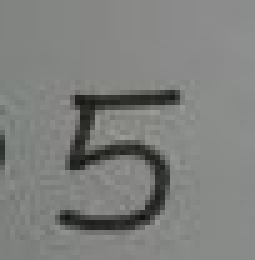
#> input picture Python/CODE/download2.jpg, 51 x 52 px (shown 5 times larger)
$ python Mini_prj03.py
#> lines starting #> are read from the running program, lines starting #| are printed output that depends on the picture
import cv2      # thư viện xử lý ảnh
from PIL import Image      #thư viện hỗ trợ xử lý ảnh PILLOW hỗ trợ nhiều dạng ảnh
import numpy as np          #thư viện toán học

#khia báo đường dẫn file
filehinh=r'download2.jpg'
img=cv2.imread(filehinh,cv2.IMREAD_COLOR)
#> img is the input picture: shape (52, 51, 3); mean B, G, R 125.3, 127.9, 126.6

#đọc ảnh màu dùng thư viện PIL. Ảnh PIL này ta sẽ dùng để
# thực hiện  các tác vụ xử lý  và tính toán  thay vì dùng OpenCV
imgPIL= Image.open(filehinh)
 #tạo 1 ảnh có cùng kích thước  và mode  với ảnh imgPIL
 #ảnh này dùng để chứa  kết quả  chuyển đổi RGB sang grayscale
average =  Image.new(imgPIL.mode,imgPIL.size)
#> average: PIL image 51x52 RGB; every value is 0
# lấy kích thước của ảnh từ imgPIL
width=average.size[0]
#> width = 51
height=average.size[1]
#> height = 52
#đọc điểm ảnh dùng 2 vòng for để đọc tát cả các điểm ảnh
for x in range(width):
    for y in range(height):
        #lấy giá trị điểm ảnh tại (x,y)
        R,G,B=imgPIL.getpixel((x,y))
        #chuyển màu RGB thàng Gray bằng công thức average
        gray= np.uint8((R+G+B)/3)

        #gán giá trị vừa tính cho ảnh xám
        average.putpixel((x,y),(gray,gray,gray))

#chuyển ảnh từ file PIL sang OpenCV để hiển thị
anhmucxam= np.array(average)

for x in range(width):
    for y in range(height):
        #lấy giá trị điểm ảnh tại (x,y)
        R,G,B=imgPIL.getpixel((x,y))
        #chuyển màu RGB thàng Gray bằng công thức average
        MIN=min(R,G,B)
        MAX=max(R,G,B)
        gray1=np.uint8((MIN+MAX)/2)

        #gán giá trị vừa tính cho ảnh xám
        average.putpixel((x,y),(gray1,gray1,gray1))

#chuyển ảnh từ file PIL sang OpenCV để hiển thị
anhmucxam1= np.array(average)
for x in range(width):
    for y in range(height):
        #lấy giá trị điểm ảnh tại (x,y)
        R,G,B=imgPIL.getpixel((x,y))
        #chuyển màu RGB thàng Gray bằng công thức average

        gray2=np.uint8(0.2126*R+0.7152*G+0.0722*B)

        #gán giá trị vừa tính cho ảnh xám
        average.putpixel((x,y),(gray2,gray2,gray2))

#chuyển ảnh từ file PIL sang OpenCV để hiển thị
anhmucxam2= np.array(average)
#hiển thị ảnh dùng thư viện OpenCV
Vert1 = np.concatenate((img, anhmucxam), axis = 0)
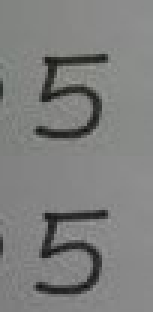
#> Vert1: shape (104, 51, 3) (shown 3 times larger); mean B, G, R 125.9, 127.1, 126.5
Vert2 = np.concatenate((anhmucxam1, anhmucxam2), axis = 0)
vert3 =np.concatenate((Vert1,Vert2),axis=1)
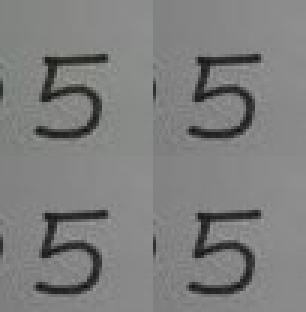
#> vert3: shape (104, 102, 3) (shown 3 times larger); mean B, G, R 126.2, 126.9, 126.6
cv2.imshow('anh mau goc', vert3)
# [4 lines of commented-out code are left out]
cv2.waitKey(0)
cv2.destroyAllWindows()
